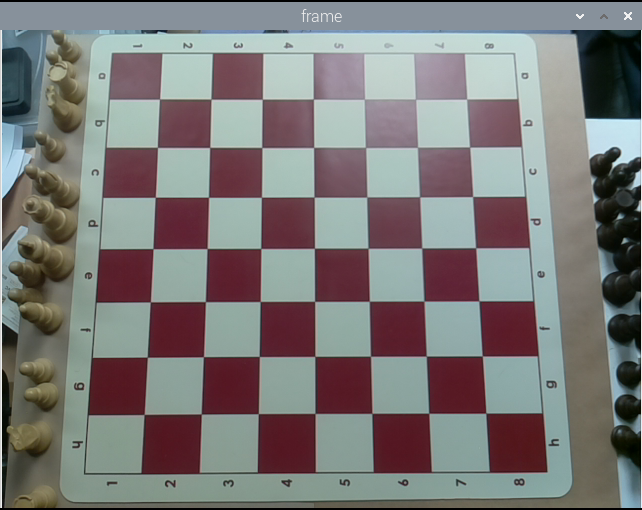
#> input picture images/01_center_board.png, 642 x 510 px; its folder holds only this picture in this run
$ python 04_stereo_calibrate.py   (older library calls are emulated)
#> lines starting #> are read from the running program, lines starting #| are printed output that depends on the picture
# https://learnopencv.com/making-a-low-cost-stereo-camera-using-opencv/
import glob
import numpy as np
import cv2

from constants import IM_WIDTH, IM_HEIGHT

images_folder = 'images/*'
imname = sorted(glob.glob(images_folder))[0]
im = cv2.imread(imname, 1)
#> im is the input picture: shape (510, 642, 3); mean B, G, R 120.1, 120.9, 123.3
width = im.shape[1] // 2
#> width = 321
height = im.shape[0]
#> height = 510

imgL = im[:,0 * IM_WIDTH:(0 + 1) * IM_WIDTH]
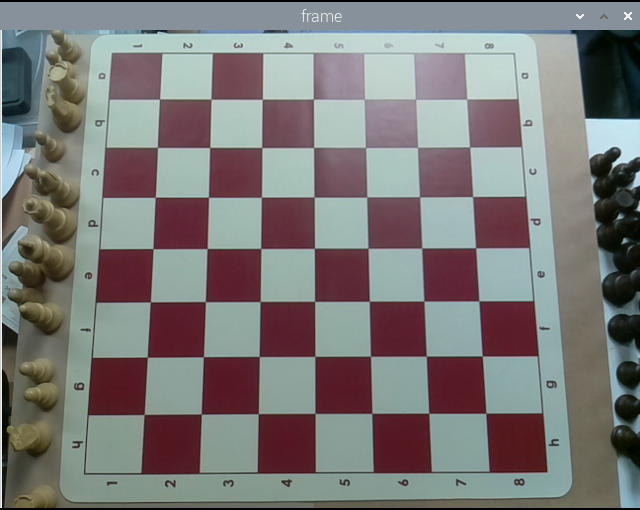
#> imgL: shape (510, 640, 3); mean B, G, R 120, 120.8, 123.2
imgR = im[:,1 * IM_WIDTH:(1 + 1) * IM_WIDTH]


npy = 'calz.npy'
#> (the run stopped early here; a loop or call above may not have finished)

$ run again, on images/04_ClockStart.jpg
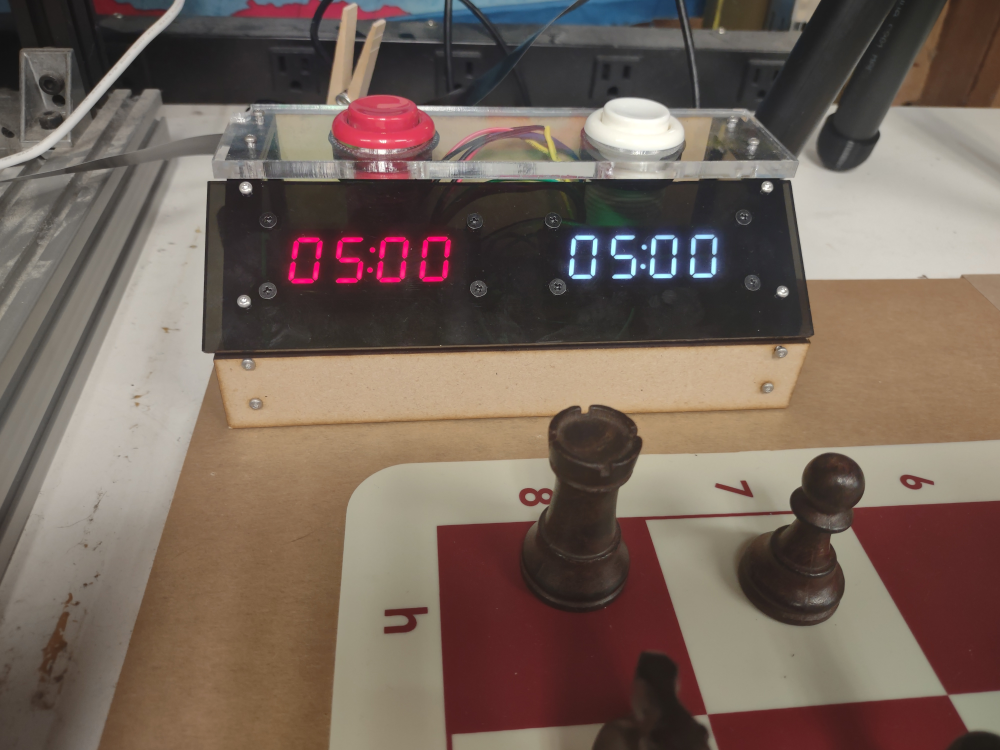
#> input picture images/04_ClockStart.jpg, 4000 x 3000 px (shown at 1/4 size)
#> im is the input picture: shape (3000, 4000, 3); mean B, G, R 90.2, 100.6, 116.9
#> `imgL = im[:,0 * IM_WIDTH:(0 + 1) * IM_WIDTH]`:
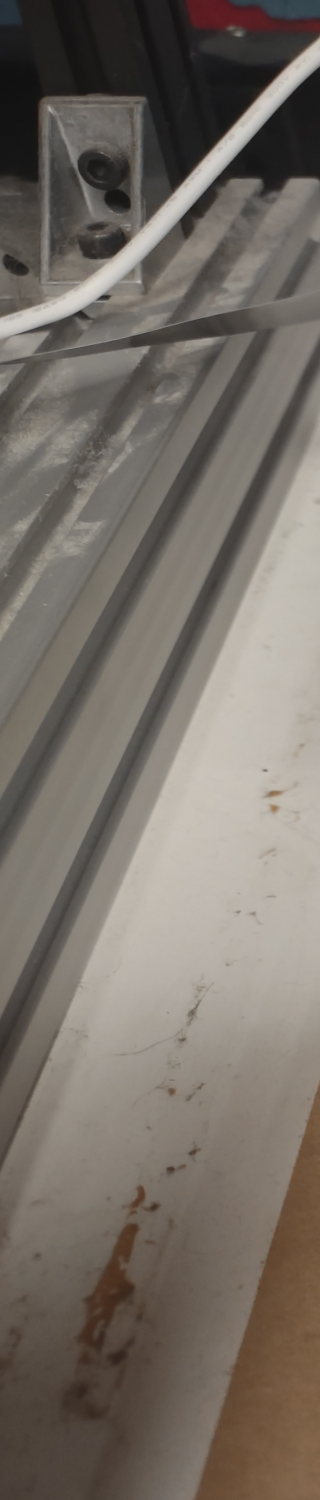
#> imgL: shape (3000, 640, 3) (shown at 1/2 size); mean B, G, R 102.9, 110.9, 118.5
#> `imgR = im[:,1 * IM_WIDTH:(1 + 1) * IM_WIDTH]`:
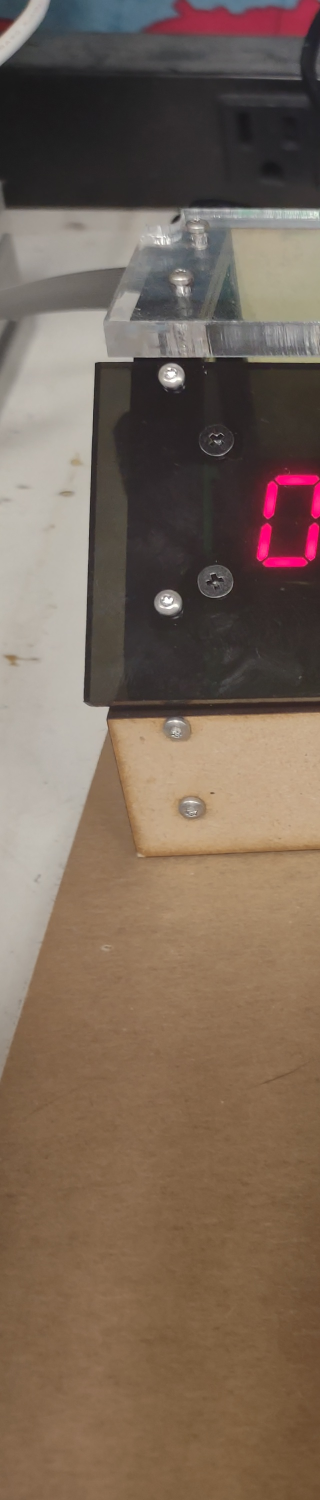
#> imgR: shape (3000, 640, 3) (shown at 1/2 size); mean B, G, R 87.8, 102.6, 121.3
